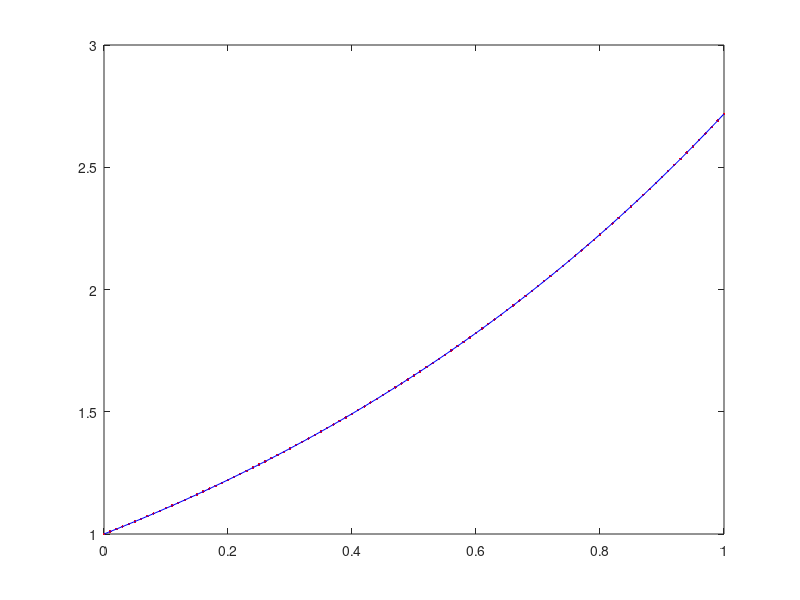

Source code (MATLAB):
%Aula 9 - Método de Euler


%Método de Euler - EDO
f = @(x,y) y
Dx=0.01;
xi=0;
xf=1;
x=[xi:Dx:xf];
y0 = 1;
y=[y0];

for i=1:size(x,2) - 1
    yn=Dx *f(x(i),y(i))+y(i);
    y=[y yn];
end 
y
plot(x,y,'.r',x,exp(x),'-b');


%Método de Euler Modificado

y2=[y0];

for i=1:size(x,2) - 1
    K1 = f(x(i), y2(i));
    K2= f(x(i) + Dx/2, y2(i) + (Dx * K1)/2);
    yn=Dx *K2+y2(i);
    y2=[y2 yn];
end 
y2 %2.71
plot(x,y2,'.r',x,exp(x),'-b');


%Método do Euler Melhorado

y3=[y0];

for i=1:size(x,2) - 1
    K1 = f(x(i), y3(i));
    K2= f(x(i) + Dx, y3(i) + Dx * K1);
    yn= (Dx/2)*(K1 +K2)+y3(i);
    y3=[y3 yn];
end 
y3
plot(x,y3,'.r',x,exp(x),'-b');